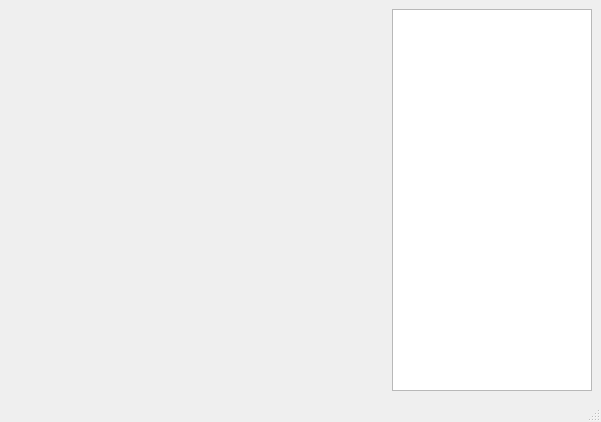
<?xml version="1.0" encoding="UTF-8"?>
<ui version="4.0">
 <class>MainWindow</class>
 <widget class="QMainWindow" name="MainWindow">
  <property name="geometry">
   <rect>
    <x>0</x>
    <y>0</y>
    <width>601</width>
    <height>422</height>
   </rect>
  </property>
  <property name="windowTitle">
   <string>MainWindow</string>
  </property>
  <widget class="QWidget" name="centralwidget">
   <layout class="QHBoxLayout" name="horizontalLayout">
    <item>
     <widget class="QWidget" name="widget" native="true">
      <property name="sizePolicy">
       <sizepolicy hsizetype="Expanding" vsizetype="Preferred">
        <horstretch>0</horstretch>
        <verstretch>0</verstretch>
       </sizepolicy>
      </property>
      <layout class="QVBoxLayout" name="mplvl"/>
     </widget>
    </item>
    <item>
     <widget class="QListWidget" name="mplfigs">
      <property name="sizePolicy">
       <sizepolicy hsizetype="Maximum" vsizetype="Expanding">
        <horstretch>0</horstretch>
        <verstretch>0</verstretch>
       </sizepolicy>
      </property>
      <property name="maximumSize">
       <size>
        <width>200</width>
        <height>16777215</height>
       </size>
      </property>
     </widget>
    </item>
   </layout>
  </widget>
  <widget class="QMenuBar" name="menubar">
   <property name="geometry">
    <rect>
     <x>0</x>
     <y>0</y>
     <width>601</width>
     <height>21</height>
    </rect>
   </property>
  </widget>
  <widget class="QStatusBar" name="statusbar"/>
 </widget>
 <resources/>
 <connections/>
</ui>
